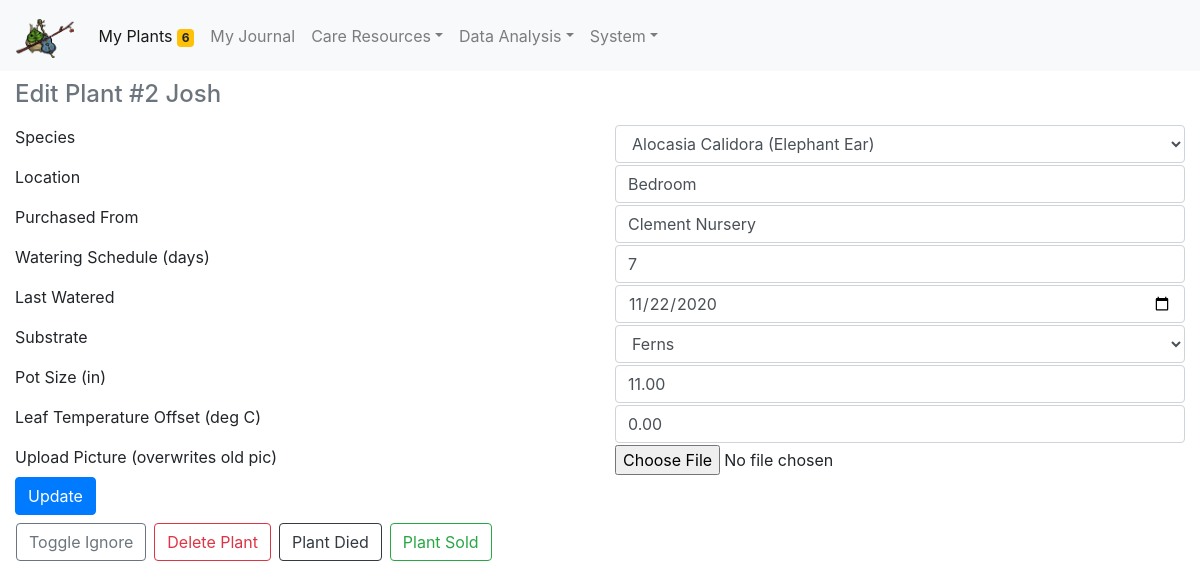
The page /edit_plant/2 on the database its author committed.
### tables this page shows
CREATE TABLE houseplants (ID INTEGER PRIMARY KEY AUTOINCREMENT,name varchar(765),species varchar(765),location varchar(765),purchased_from varchar(765),purchase_date timestamp,water_schedule_in_days integer,last_watered timestamp,substrate varchar(765),pot_size real,leaf_temp_offset integer,pic_path varchar(765),has_pic smallint,days_since_last_water integer,need_water smallint,water_warning smallint,ignore smallint,death smallint,last_repot_date timestamp, sold smallint);

### webserver.py (the view, shortened to what this page needs)
@app.route('/edit_plant/<id>', methods=['GET', 'POST'])
def edit_plant(id):
    print('id=' + str(id))
    (columns, row) = read_row(cp['g']['plant_db_path'] + 'my_plants.db', 'houseplants', 'ID', id)
    print(row[6])
    form = EditPlant(
        species=row[2],
        location=row[3],
        purchased_from=row[4],
        water_schedule_in_days=row[6],
        last_watered=datetime.strptime(row[7], '%Y-%m-%d'),
        substrate=row[8],
        pot_size=row[9],
        leaf_temp_offset=row[10])
    (req, key, combined_name, soil_choice) = read_req_db()
    form.substrate.choices = soil_choice
    form.species.choices = combined_name
    return render_template('edit_plant.html', form=form, id=id, row=row, plants_to_water=int(cp['water']['plants_to_water']))

### forms.py
class EditPlant(FlaskForm):
    species = wt.SelectField('Species')
    location = wt.StringField('Location')
    purchased_from = wt.StringField('Purchased From')
    water_schedule_in_days = wt.IntegerField('Watering Schedule (days)')
    last_watered = wt5.DateField('Last Watered', format='%Y-%m-%d')
    substrate = wt.SelectField('Substrate')
    pot_size = wt5.DecimalField('Pot Size (in)')
    leaf_temp_offset = wt5.DecimalField('Leaf Temperature Offset (deg C)')
    submit = wt.SubmitField('Update')

### lib_webserver.py (called while the page is built)
def read_req_db():
    db = cp['g']['plant_req_db_path'] + 'plant_requirements.db'
    print(db)
    con = sql.connect(db)
    req = pd.read_sql_query('SELECT * FROM requirements ORDER BY "botanical_name"', con)
    key = pd.read_sql_query('SELECT * FROM key', con)
    combined_name = (req['botanical_name'] + ' (' + req['common_name'] + ')').tolist()
    print(req.head())
    soil_choice = (key['soil']).tolist()
    return (req, key, combined_name, soil_choice)

def read_row(database, table, id_column, id):
    try:
        database = str(database)
        table = str(table)
        id_column = str(id_column)
        id = str(id)
        print(database, table, id_column, id)
    except Exception as e:
        print(e)
    con = sql.connect(database)
    cur = con.cursor()
    cur.execute('PRAGMA table_info(' + table + ')')
    temp_columns = cur.fetchall()
    columns = []
    for tuple in temp_columns:
        columns.append(tuple[1])
    print(columns)
    cur.execute('SELECT * FROM ' + table + ' WHERE ' + id_column + ' = ' + id)
    row = cur.fetchall()
    if row == []:
        print('Error: No plant with ID ' + id)
    else:
        print(row)
    con.close()
    return (columns, row[
        0])  # need to do row[0] instead of just row since the cursor returns a tuple of lists (we just need the list)

### webserver.py (called while the page is built)
@app.after_request
def add_header(response):
    response.cache_control.max_age = 1
    response.cache_control.public = True
    cp.read('config.ini')  # needed to make water badge update each time a page is loaded
    return response

### templates/edit_plant.html (shortened to what this page needs)
{% extends "base.html" %}
{% set active_page = "my_plants" %}
{% block content %}
<div class="container-fluid">
    <h4 class="mb-3 text-secondary">Edit Plant #{{ id }} {{ row[1] }}</h4>
    <form method="post" autocomplete="off" enctype="multipart/form-data">
        {% for field in form if (field.name != 'csrf_token') and (field.name != 'submit') and (field.name != 'ignore') %}
            <div class="form row">
                <div class="col"><label class="form-label"> {{ field.label() }} </label></div>
                <div class="col"> {{ field(class="form-control") }} </div>
            </div>
        {% endfor %}
        <div class="form row">
            <div class="col"><label class="form-label">Upload Picture (overwrites old pic)</label></div>
            <div class="col"><input type="file" class="file-input" name="pic" accept="image/*" /></div>
        </div>
        <div class="row">
            <div class="col-sm">{{ form.submit(class="btn btn-primary") }}</div>
        </div>
    </form>
    <div class="row mt-2 pl-3">
        <a class="btn btn-outline-secondary mr-2" data-toggle="modal" data-target="#ignore">Toggle Ignore</a>
        <a class="btn btn-outline-danger mr-2" data-toggle="modal" data-target="#delete">Delete Plant</a>
        <a class="btn btn-outline-dark mr-2" data-toggle="modal" data-target="#death">Plant Died</a>
        <a class="btn btn-outline-success mr-2" data-toggle="modal" data-target="#sold">Plant Sold</a>
    </div>
</div>
{% endblock %}

### templates/base.html (shortened to what this page needs)
<!doctype html>
<html lang="en">
<head>
    <link rel="stylesheet" href="https://stackpath.bootstrapcdn.com/bootstrap/4.5.1/css/bootstrap.min.css">
    <link href="/docs/4.2/dist/css/bootstrap.min.css" rel="stylesheet">
    <link rel="stylesheet" src="extensions/sticky-header/bootstrap-table-sticky-header.css">
</head>
<body style="padding-top: 80px;">
    <nav class="navbar navbar-expand-lg fixed-top navbar-light bg-light">
      <a class="navbar-brand" href="{{ url_for('index') }}"><img src="/static/makar cello.png" height="45" style="padding-top: 6px;"></a>
      <div class="collapse navbar-collapse" id="navbarCollapse">
          <ul class="navbar-nav mr-auto">
              <li class="nav-item {{ 'active' if active_page == 'my_plants' else '' }}">
                  <a class="nav-link" href="{{ url_for('my_plants') }}">
                      My Plants <span class="badge badge-warning">{% if plants_to_water > 0 %}{{plants_to_water}}{% endif %}</span>
                  </a>
              </li>
              <li class="nav-item {{ 'active' if active_page == 'my_journal' else '' }}"><a class="nav-link" href="{{ url_for('my_journal') }}">My Journal</a></li>
              <li class="nav-item dropdown {{ 'active' if active_page == 'resources' else '' }}">
                    <a class="nav-link dropdown-toggle" id="navbarDropdownMenuResources" data-toggle="dropdown" aria-haspopup="true" aria-expanded="false">Care Resources</a>
              <li class="nav-item dropdown {{ 'active' if active_page == 'data_analysis' else '' }}">
                    <a class="nav-link dropdown-toggle" id="navbarDropdownMenuData" data-toggle="dropdown" aria-haspopup="true" aria-expanded="false">Data Analysis</a>
              <li class="nav-item dropdown {{ 'active' if active_page == 'system' else '' }}">
                    <a class="nav-link dropdown-toggle" id="navbarDropdownMenuSystem" data-toggle="dropdown" aria-haspopup="true" aria-expanded="false">System</a>
              </li>
          </ul>
      </div>
    </nav>
{% block content %}{% endblock %}
</body>
</html>

### templates/base.html (style rules this page uses)
body { padding-top:50px; }

### rows shown on the page
houseplants: name "Josh", species "Alocasia Calidora (Elephant Ear)" "Bedroom" "Clement Nursery" "7" "11/22/2020" "Ferns" "11.00" "0.00"

### other values the page prints
{{ plants_to_water }} "6"
{{ id }} "2"
{{ field.label() }} "Species" "Location" "Purchased From" "Watering Schedule (days)" "Last Watered" "Substrate" "Pot Size (in)" "Leaf Temperature Offset (deg C)"
